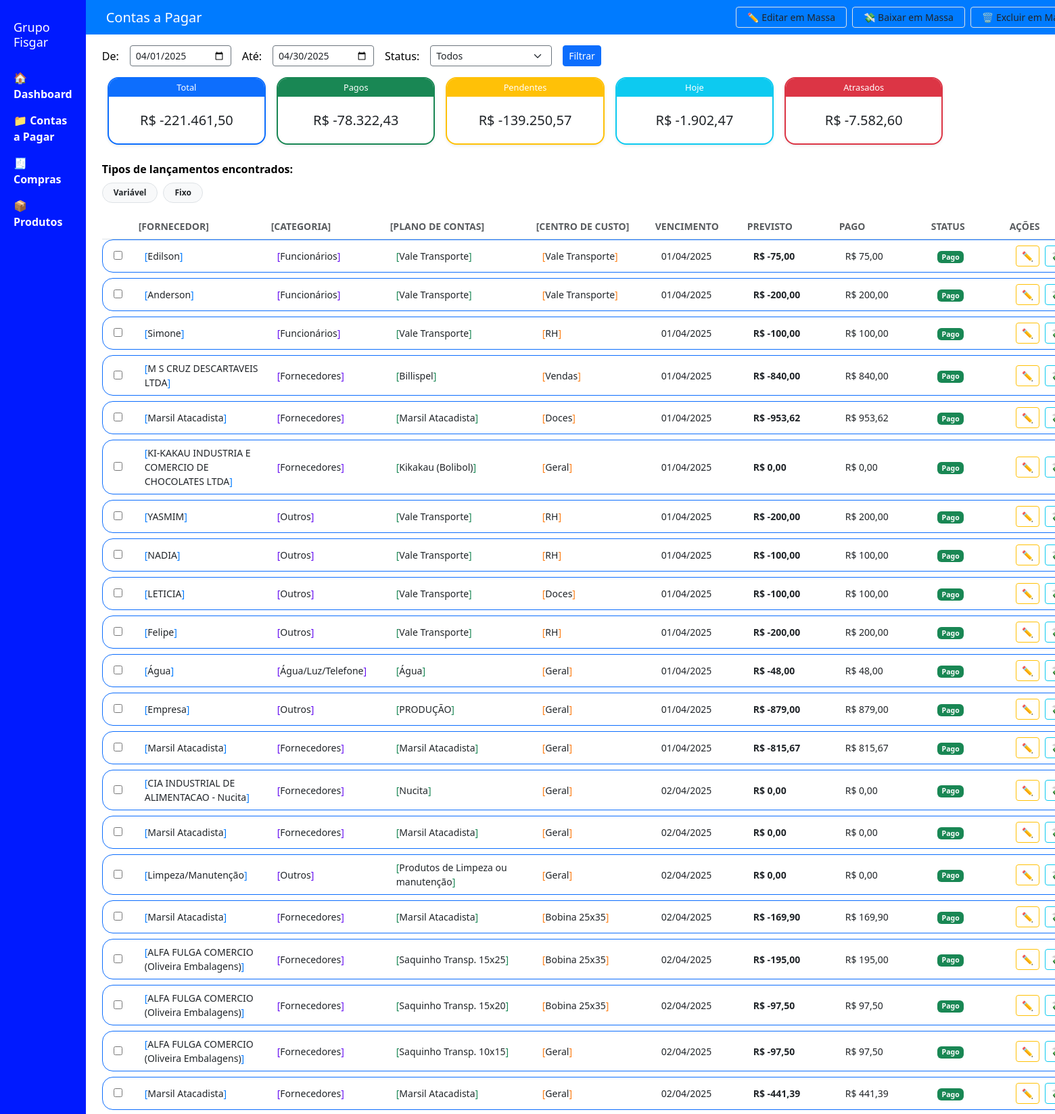
The app's page /contas-a-pagar (upper part) with its own data.
### tables this page shows
CREATE TABLE contas_a_pagar (
                codigo INTEGER PRIMARY KEY,
                "vencimento" TEXT, "agendamento" TEXT, "fornecedor" TEXT, "banco_pagamento" TEXT, "banco_previsto" TEXT, "valor" TEXT, "valor_pendente" TEXT, "valor_pago" TEXT, "documento" TEXT, "documento_tipo" TEXT, "pagamento_tipo" TEXT, "plano_de_contas" TEXT, "data_cadastro" TEXT, "data_competencia" TEXT, "data_documento" TEXT, "data_pagamento" TEXT, "arquivo_pagamento" TEXT, "arquivo_documento" TEXT, "arquivo_xml" TEXT, "arquivo_boleto" TEXT, "comentario" TEXT, "recebimento" TEXT, "codigo_externo" TEXT, "empresa" TEXT, "conta" TEXT, "status" TEXT, "categorias" TEXT, "tipo_custo" TEXT
            , centro_de_custo TEXT, tipo TEXT, emissao TEXT, tipo_documento TEXT, tipo_pagamento TEXT);

### routes/contas_a_pagar.py (the view, shortened to what this page needs)
@contas_a_pagar_bp.route("/contas-a-pagar")
def contas_a_pagar():
    try:
        status = request.args.get("status", "Todos")
        from calendar import monthrange
        hoje = datetime.today()
        mes_atual = hoje.month
        ano_atual = hoje.year
        data_inicio = request.args.get("inicio") or f"{ano_atual}-{mes_atual:02d}-01"
        data_fim = request.args.get("fim") or f"{ano_atual}-{mes_atual:02d}-{monthrange(ano_atual, mes_atual)[1]}"
        formato_json = request.args.get("json") == "1"
        hoje = datetime.today()
        data_hoje_str = hoje.strftime("%d/%m/%Y")
        conn = sqlite3.connect("grupo_fisgar.db")
        cursor = conn.cursor()
        cursor.execute("""
            SELECT valor
            FROM contas_a_pagar
            WHERE status IN ('Aberto', 'Pendente', 'Pago Parcialmente')
              AND vencimento < ?
        """, (data_hoje_str,))
        valores_atrasados = [formatar_valor(row[0]) for row in cursor.fetchall()]
        total_atrasado = -sum(valores_atrasados)
        try:
            cursor.execute("""
                SELECT codigo, fornecedor, categorias, centro_de_custo, tipo,
                       vencimento, valor, valor_pago, status, plano_de_contas
                FROM contas_a_pagar
            """)
            dados = cursor.fetchall()
            conn.close()
            dados_filtrados = []
            for d in dados:
                try:
                    vencimento = datetime.strptime(d[5].strip(), "%d/%m/%Y").date()
                except:
                    continue
                if status == "atrasados":
                    if d[8] not in ("Aberto", "Pendente", "Pago Parcialmente") or vencimento >= hoje.date():
                        continue
                if data_inicio and vencimento < datetime.strptime(data_inicio, "%Y-%m-%d").date():
                    continue
                if data_fim and vencimento > datetime.strptime(data_fim, "%Y-%m-%d").date():
                    continue
                if status != "Todos" and status != "atrasados" and d[8] != status:
                    continue
                dados_filtrados.append(d)
            totais = {
                "total": sum(-formatar_valor(d[6]) for d in dados_filtrados if d[6]),
                "pagos": sum(formatar_valor(d[7]) for d in dados_filtrados if d[8] == "Pago" and d[7]),
                "pendentes": sum(-formatar_valor(d[6]) for d in dados_filtrados if
                                 d[8] in ("Aberto", "Pendente", "Pago Parcialmente") and d[6]),
                "hoje": sum(-formatar_valor(d[6]) for d in dados_filtrados if
                            d[6] and datetime.strptime(d[5], "%d/%m/%Y").date() == hoje.date()),
                "atrasados": sum(-formatar_valor(d[6]) for d in dados_filtrados if
                                 d[6] and d[8] in ("Aberto", "Pendente", "Pago Parcialmente") and datetime.strptime(
                                     d[5], "%d/%m/%Y").date() < hoje.date())
            }
            lista = []
            for d in dados_filtrados:
                try:
                    valor_float = formatar_valor(d[6])
                    valor_pago_float = formatar_valor(d[7])
                except:
                    valor_float = 0.0
                    valor_pago_float = 0.0
                lista.append({
                    "codigo": d[0],
                    "fornecedor": d[1],
                    "categoria": d[2],
                    "centro": d[3],
                    "tipo": d[4],
                    "vencimento": d[5],
                    "valor": f"R$ {valor_float:,.2f}".replace(",", "X").replace(".", ",").replace("X", "."),
                    "valor_pago": f"R$ {valor_pago_float:,.2f}".replace(",", "X").replace(".", ",").replace("X", "."),
                    "status": d[8],
                    "plano": d[9],
                    "raw_valor": valor_float
                })
            tipos_unicos = list({item["tipo"] for item in lista if item.get("tipo")})
            return render_template(
                "contas_a_pagar.html",
                lancamentos=lista,
                totais=totais,
                status=status,
                data_inicio=data_inicio,
                data_fim=data_fim,
                hoje=hoje.strftime("%Y-%m-%d"),
                tipos=tipos_unicos
            )
        except Exception as e:
            conn.close()
            return render_template(
                "contas_a_pagar.html",
                error_message=f"Erro ao carregar dados: {str(e)}"
            )
    except Exception as e:
        return jsonify({
            "error": "Erro interno no servidor",
            "details": str(e)
        }), 500

### app.py (called while the page is built)
@app.template_filter("formatar")
def formatar(valor):
    try:
        valor = float(str(valor).replace(",", ".").replace("R$", "").strip())
        return f"R$ {valor:,.2f}".replace(",", "v").replace(".", ",").replace("v", ".")
    except:
        return "R$ 0,00"

### routes/contas_a_pagar.py (called while the page is built)
def formatar_valor(valor):
    try:
        return float(str(valor).replace(",", ".").replace("R$", "").strip())
    except:
        return 0.00

### templates/contas_a_pagar.html (shortened to what this page needs)
<!DOCTYPE html>
<html lang="pt-br">
<head>
  <link href="https://cdn.jsdelivr.net/npm/bootstrap@5.3.2/dist/css/bootstrap.min.css" rel="stylesheet">
</head>
<body>
  <div class="menu-lateral">
    <h2>Grupo Fisgar</h2>
    <a href="/">🏠 Dashboard</a>
    <a href="/contas-a-pagar">📁 Contas a Pagar</a>
    <a href="/compras">🧾 Compras</a>
    <a href="/produtos">📦 Produtos</a>
  </div>
  <div class="conteudo">
    <div class="topo-fixo d-flex justify-content-between align-items-center">
      <div class="d-flex gap-3 align-items-center">
        <h1 style="margin: 0; font-size: 20px;">Contas a Pagar</h1>
      </div>
      <div class="d-flex gap-2">
        <button type="button" class="btn btn-white btn-sm border px-3 py-1"
            onclick="abrirModalEditarMassa()">✏️ Editar em Massa</button>
        <button type="button" class="btn btn-white btn-sm border px-3 py-1"
                title="Dar baixa nos selecionados"
                onclick="abrirModalBaixarMassa()">
          💸 Baixar em Massa
        </button>
        <form method="POST" action="/excluir-massa" id="form-excluir-topo" onsubmit="return confirmarExclusao();">
          <button type="submit" class="btn btn-white btn-sm border px-3 py-1" title="Excluir selecionados">
            🗑️ Excluir em Massa
          </button>
        </form>
      </div>
    </div>
    <form method="get" class="d-flex align-items-center gap-3 py-3 px-4">
      <label for="inicio" class="mb-0">De:</label>
      <input type="date" name="inicio" id="inicio" value="{{ data_inicio }}" class="form-control form-control-sm bg-white text-dark border-secondary" style="max-width: 150px;">
      <label for="fim" class="mb-0">Até:</label>
      <input type="date" name="fim" id="fim" value="{{ data_fim }}" class="form-control form-control-sm bg-white text-dark border-secondary" style="max-width: 150px;">
      <label for="status" class="mb-0">Status:</label>
      <select name="status" id="status" class="form-select form-select-sm bg-white text-dark border-secondary" style="max-width: 180px;">
        <option value="Todos" {% if status =='Todos' %}selected{% endif %}>Todos</option>
      </select>
      <button type="submit" class="btn btn-primary btn-sm">Filtrar</button>
    </form>
<div class="row g-3 mx-4 mb-4">
  {% set cores = {'total': 'primary', 'pagos': 'success', 'pendentes': 'warning', 'hoje': 'info', 'atrasados': 'danger'} %}
  {% for chave, valor in totais.items() %}
    <div class="col-md-2 col-sm-4 col-6">
      {% if chave == 'atrasados' %}
        <a href="/contas-a-pagar?status={{ chave }}" style="text-decoration: none;">
      {% endif %}
      <div class="card border border-{{ cores[chave] }} border-2 rounded-4 shadow-sm overflow-hidden"
           style="background-color: #ffffff; min-height: 100px; transition: 0.2s ease-in-out; cursor: pointer;"
           onmouseover="this.style.transform='scale(1.02)'"
           onmouseout="this.style.transform='scale(1)'"
           {% if chave == 'hoje' %}onclick="abrirModalLancamentosHoje()"{% endif %}>
        <div class="bg-{{ cores[chave] }} text-white py-1 px-2 text-center" style="font-size: 0.8rem;">
          {{ chave | capitalize }}
        </div>
        <div class="card-body d-flex align-items-center justify-content-center fs-5 text-dark">
          {{ (valor * -1) | formatar }}
        </div>
      </div>
      {% if chave == 'atrasados' %}
        </a>
      {% endif %}
    </div>
  {% endfor %}
</div>
    {% if tipos %}
    <div class="mx-4 mb-3">
      <label class="fw-bold">Tipos de lançamentos encontrados:</label>
      <div class="d-flex flex-wrap gap-2 mt-2">
        {% for t in tipos %}
          <span class="badge rounded-pill bg-light border text-dark px-3 py-2">
            {{ t }}
          </span>
        {% endfor %}
      </div>
    </div>
    {% endif %}
    <div class="mx-4 sticky-top bg-white py-2 border-bottom text-muted small" style="z-index: 10;">
      <div class="d-flex gap-3 ps-2 fw-bold text-uppercase">
        <div style="width: 30px;"></div>
        <div style="width: 180px;">[Fornecedor]</div>
        <div style="width: 160px;">[Categoria]</div>
        <div style="width: 200px;">[Plano de Contas]</div>
        <div style="width: 160px;">[Centro de Custo]</div>
        <div style="width: 120px;">Vencimento</div>
        <div style="width: 120px;">Previsto</div>
        <div style="width: 120px;">Pago</div>
        <div style="width: 100px;">Status</div>
        <div style="width: 110px;">Ações</div>
      </div>
    </div>
    <form method="POST" action="/excluir-massa" id="form-excluir" onsubmit="return confirmarExclusao();">
      {% for item in lancamentos %}
      <div class="border border-primary rounded-4 d-flex align-items-center px-3 py-2 mb-2 mx-4 bg-white text-dark small">
        <div class="d-flex align-items-center gap-3 w-100">
          <div style="width: 30px;">
            <input type="checkbox" name="codigos" value="{{ item.codigo }}">
          </div>
          <div style="width: 180px;"><span style="color: #007bff;">[</span>{{ item.fornecedor }}<span style="color: #007bff;">]</span></div>
          <div style="width: 160px;"><span style="color: #6610f2;">[</span>{{ item.categoria }}<span style="color: #6610f2;">]</span></div>
          <div style="width: 200px;"><span style="color: #198754;">[</span>{{ item.plano }}<span style="color: #198754;">]</span></div>
          <div style="width: 160px;"><span style="color: #fd7e14;">[</span>{{ item.centro }}<span style="color: #fd7e14;">]</span></div>
          <div style="width: 120px;">{{ item.vencimento }}</div>
          <div style="width: 120px;"><strong>{{ item.valor | formatar }}</strong></div>
          <div style="width: 120px;">{{ item.valor_pago | formatar }}</div>
          <div style="width: 100px;">
            <span class="badge
              {% if item.status == 'Pago' %}bg-success
              {% elif item.status == 'Aberto' %}bg-warning text-dark
              {% elif item.status == 'Atrasado' %}bg-danger
              {% else %}bg-secondary{% endif %}">
              {{ item.status }}
            </span>
          </div>
<div class="d-flex flex-row gap-2" style="width: 110px;">
  <button class="btn btn-outline-warning btn-sm px-2 py-1"
          type="button"
          title="Editar"
          onclick="abrirModalEditar('{{ item.codigo }}')">
    ✏️
  </button>
  <button class="btn btn-outline-info btn-sm px-2 py-1"
          type="button"
          title="Dar baixa"
          onclick="abrirModalBaixar('{{ item.codigo }}')">
  </button>
</div>>
        </div>
      </div>
      {% endfor %}
    </form>
  </body>
</html>

### templates/contas_a_pagar.html (style rules this page uses)
body { margin: 0; background-color: #ffffff; color: #000000; font-family: 'Segoe UI', sans-serif; display: flex; }
.menu-lateral { width: 220px; background-color: #001aff; padding: 30px 20px; min-height: 100vh; color: white; }
.menu-lateral h2 { font-size: 18px; margin-bottom: 30px; }
.menu-lateral a { color: white; text-decoration: none; display: block; margin-bottom: 15px; font-weight: bold; }
.conteudo { flex: 1; }
.topo-fixo { position: sticky; top: 0; background-color: #007bff; padding: 10px 30px; display: flex; justify-content: space-between; align-items: center; z-index: 1000; }
.topo-fixo h1 { margin: 0; font-size: 20px; color: white; }

### records on screen
contas_a_pagar: tipo "Variável", fornecedor "Marsil Atacadista", categoria "Fornecedores", plano "Marsil Atacadista", centro "Doces", vencimento "01/04/2025", valor "R$ -953,62", valor_pago "R$ 953,62", status "Pago"
contas_a_pagar: tipo "Fixo", fornecedor "Edilson", categoria "Funcionários", plano "Vale Transporte", centro "Vale Transporte", vencimento "01/04/2025", valor "R$ -75,00", valor_pago "R$ 75,00", status "Pago"
contas_a_pagar: fornecedor "Anderson", categoria "Funcionários", plano "Vale Transporte", centro "Vale Transporte", vencimento "01/04/2025", valor "R$ -200,00", valor_pago "R$ 200,00", status "Pago"
contas_a_pagar: fornecedor "Simone", categoria "Funcionários", plano "Vale Transporte", centro "RH", vencimento "01/04/2025", valor "R$ -100,00", valor_pago "R$ 100,00", status "Pago"
contas_a_pagar: fornecedor "M S CRUZ DESCARTAVEIS LTDA", categoria "Fornecedores", plano "Billispel", centro "Vendas", vencimento "01/04/2025", valor "R$ -840,00", valor_pago "R$ 840,00", status "Pago"
contas_a_pagar: fornecedor "KI-KAKAU INDUSTRIA E COMERCIO DE CHOCOLATES LTDA", categoria "Fornecedores", plano "Kikakau (Bolibol)", centro "Geral", vencimento "01/04/2025", valor "R$ 0,00", valor_pago "R$ 0,00", status "Pago"
contas_a_pagar: fornecedor "YASMIM", categoria "Outros", plano "Vale Transporte", centro "RH", vencimento "01/04/2025", valor "R$ -200,00", valor_pago "R$ 200,00", status "Pago"
contas_a_pagar: fornecedor "NADIA", categoria "Outros", plano "Vale Transporte", centro "RH", vencimento "01/04/2025", valor "R$ -100,00", valor_pago "R$ 100,00", status "Pago"
contas_a_pagar: fornecedor "LETICIA", categoria "Outros", plano "Vale Transporte", centro "Doces", vencimento "01/04/2025", valor "R$ -100,00", valor_pago "R$ 100,00", status "Pago"
contas_a_pagar: fornecedor "Felipe", categoria "Outros", plano "Vale Transporte", centro "RH", vencimento "01/04/2025", valor "R$ -200,00", valor_pago "R$ 200,00", status "Pago"
contas_a_pagar: fornecedor "Água", categoria "Água/Luz/Telefone", plano "Água", centro "Geral", vencimento "01/04/2025", valor "R$ -48,00", valor_pago "R$ 48,00", status "Pago"
contas_a_pagar: fornecedor "Empresa", categoria "Outros", plano "PRODUÇÃO", centro "Geral", vencimento "01/04/2025", valor "R$ -879,00", valor_pago "R$ 879,00", status "Pago"
contas_a_pagar: fornecedor "Marsil Atacadista", categoria "Fornecedores", plano "Marsil Atacadista", centro "Geral", vencimento "01/04/2025", valor "R$ -815,67", valor_pago "R$ 815,67", status "Pago"
contas_a_pagar: fornecedor "CIA INDUSTRIAL DE ALIMENTACAO - Nucita", categoria "Fornecedores", plano "Nucita", centro "Geral", vencimento "02/04/2025", valor "R$ 0,00", valor_pago "R$ 0,00", status "Pago"
contas_a_pagar: fornecedor "Marsil Atacadista", categoria "Fornecedores", plano "Marsil Atacadista", centro "Geral", vencimento "02/04/2025", valor "R$ 0,00", valor_pago "R$ 0,00", status "Pago"
contas_a_pagar: fornecedor "Limpeza/Manutenção", categoria "Outros", plano "Produtos de Limpeza ou manutenção", centro "Geral", vencimento "02/04/2025", valor "R$ 0,00", valor_pago "R$ 0,00", status "Pago"
contas_a_pagar: fornecedor "Marsil Atacadista", categoria "Fornecedores", plano "Marsil Atacadista", centro "Bobina 25x35", vencimento "02/04/2025", valor "R$ -169,90", valor_pago "R$ 169,90", status "Pago"
contas_a_pagar: fornecedor "ALFA FULGA COMERCIO (Oliveira Embalagens)", categoria "Fornecedores", plano "Saquinho Transp. 15x25", centro "Bobina 25x35", vencimento "02/04/2025", valor "R$ -195,00", valor_pago "R$ 195,00", status "Pago"
contas_a_pagar: fornecedor "ALFA FULGA COMERCIO (Oliveira Embalagens)", categoria "Fornecedores", plano "Saquinho Transp. 15x20", centro "Bobina 25x35", vencimento "02/04/2025", valor "R$ -97,50", valor_pago "R$ 97,50", status "Pago"
contas_a_pagar: fornecedor "ALFA FULGA COMERCIO (Oliveira Embalagens)", categoria "Fornecedores", plano "Saquinho Transp. 10x15", centro "Geral", vencimento "02/04/2025", valor "R$ -97,50", valor_pago "R$ 97,50", status "Pago"
contas_a_pagar: fornecedor "Marsil Atacadista", categoria "Fornecedores", plano "Marsil Atacadista", centro "Geral", vencimento "02/04/2025", valor "R$ -441,39", valor_pago "R$ 441,39", status "Pago"

### other values on screen
{{ chave | capitalize }} "Total" "Pagos" "Pendentes" "Hoje" "Atrasados"
{{ (valor * -1) | formatar }} "R$ -221.461,50" "R$ -78.322,43" "R$ -139.250,57" "R$ -1.902,47" "R$ -7.582,60"
